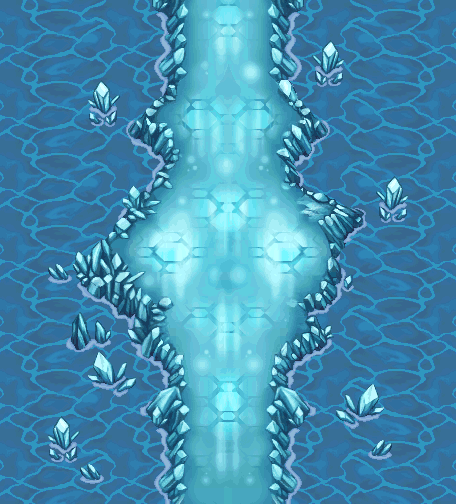
#> input picture source/passage_veines_cristal_v1/bruts/D17P33A_ROM.png, 456 x 504 px; its folder holds 4 pictures in this run
$ python build.py
#> lines starting #> are read from the running program, lines starting #| are printed output that depends on the picture; after the words box and inside, x2 and y2 are one past the last pixel; in counts of white or black regions, pixels touching at a corner belong together
"""PVC1 — Passage des Veines Cristallines, rendu généré référencé sur D17P33A.

La composition est segmentée à partir d'un décor généré sur magenta et d'un sol complet
séparé. Tous les calques couleur sont quantifiés sans tramage dans la palette RGB exacte
du rip; les formes et les pixels restent générés, pas des tuiles natives PMD.
"""
from __future__ import annotations

import base64
import hashlib
import importlib.util
import io
import json
import math
import shutil
import uuid
import zipfile
import xml.etree.ElementTree as ET
from pathlib import Path

import numpy as np
from PIL import Image, ImageDraw
from scipy import ndimage as ndi

HERE = Path(__file__).resolve().parent
ROOT = HERE.parents[1]
RAW = HERE / "bruts"
REF = RAW / "D17P33A_ROM.png"
REF_ANIM = RAW / "D17P33A_animations.webp"
GUIDE = RAW / "decor_magenta.png"
FLOOR = RAW / "sol_complet.png"
OUT = ROOT / "renders/passage_veines_cristal_v1"
STAGE = ROOT / ".cache/passage_veines_cristal_v1/passage_veines_cristal"
PREFIX = "PVC1"                         # code local de travail, pas un code MAP_BG
ASSET = "pvc1_passage_veines_cristallines"
NAMESPACE = "passage_veines_cristal"
TITLE = "Passage des Veines Cristallines"
W, H, TILE = 768, 576, 8                # format 4:3 PMDO : 96 x 72 cellules
GRID_X, GRID_Y = W // TILE, H // TILE
SRC_W, SRC_H = 1200, 896
SCALE = H / SRC_H
SCALED_W = round(SRC_W * SCALE)         # 771
CROP_X = (SCALED_W - W) // 2            # 1 px à gauche, 2 px à droite
BPA1_FRAMES, BPA5_FRAMES = 6, 4
TICKS_PER_PHASE = 10
COMPOSITE_PHASES = math.lcm(BPA1_FRAMES, BPA5_FRAMES)  # 12
LOOP_TICKS = COMPOSITE_PHASES * TICKS_PER_PHASE       # 120 ticks PMDO
PREVIEW_FRAME_MS = round(1000 * TICKS_PER_PHASE / 60) # 167 ms; cadence de preview seulement
MAGENTA = (220, 60, 220)

PROMPT_DECOR = (
    "Use the attached Pokémon Mystery Dungeon D17P33A rip as a STRICT visual reference for cool blue/cyan crystal "
    "palette, faceted quartz shapes, dark navy-blue cave stone, crisp pixel-art edges, and top-down scale. Create ONE "
    "entirely new original PMD dungeon map composition, WIDE LANDSCAPE 4:3, zoomed out, full map visible, intended for "
    "a 768 by 576 pixel final map. Do not copy the reference layout: instead design a broad crystalline cavern with a "
    "wide walkable route that clearly connects the SOUTH edge to the NORTH edge, making a gentle S-curve around an "
    "offset, elongated luminous turquoise crystal vein/pool in the middle. Put jagged dark-blue mineral walls around "
    "the outer rim, several distinct pale cyan crystal clusters at the sides, and a small raised geode shelf in the upper "
    "third. Keep the walkable floor broad and unbroken, at least 15 percent of map width at its narrowest point, with no "
    "crystals on the path. Render only the map terrain and crystal formations; no characters, no text, no UI, no border, "
    "no extra background scenery. Outside the terrain silhouette must be a perfectly flat, uniform chroma-magenta "
    "background RGB #DC3CDC, with absolutely no texture or shadows on that background. Pixel-art, crisp stepped "
    "silhouettes and discrete facets, limited blue/cyan/lavender palette grounded in the reference, no photorealism, "
    "no airbrushed gradients, no soft focus."
)
PROMPT_FLOOR = (
    "Edit the attached image into the matching FULL BASE-FLOOR plate for layer compositing. Preserve the canvas aspect "
    "ratio, framing, terrain silhouette, exact south-to-north S-shaped route, and uniform pure magenta RGB #DC3CDC outside "
    "the terrain. Inside the entire map silhouette, replace every crystal cluster, crystal wall, rock wall, raised geode "
    "shelf, glowing pool, shadow and object with one continuous walkable blue-gray cave floor in the same cracked-stone "
    "pixel style as the broad path. Fill underneath all former features; do not leave holes or magenta gaps inside the map. "
    "Do not add any objects, highlights, pools or text. Keep the path's overall shape visible only through very subtle "
    "floor value variation, not through objects. This is a floor-only underlay, not a finished scene."
)


# [6 lines left out: function sha256, not called in this run]


def loadmod(name: str, path: Path):
    spec = importlib.util.spec_from_file_location(name, path)
    if spec is None or spec.loader is None:
        raise ImportError(path)
    mod = importlib.util.module_from_spec(spec)
    spec.loader.exec_module(mod)
    return mod


def rgb(path: Path) -> np.ndarray:
    with Image.open(path) as im:
        return np.asarray(im.convert("RGB"), dtype=np.uint8)


def reference_rgb() -> np.ndarray:
    a = rgb(REF)
    if a.shape != (504, 456, 3):
        raise ValueError(f"Taille D17P33A inattendue: {a.shape}")
    return a


def reference_palette(ref: np.ndarray) -> tuple[np.ndarray, Image.Image]:
    colors = np.unique(ref.reshape(-1, 3), axis=0)
    if not 1 <= len(colors) <= 256:
        raise ValueError(f"Palette D17P33A inattendue: {len(colors)} couleurs")
    pal = Image.new("P", (1, 1))
    padding = np.tile(colors[-1], 256 - len(colors)).reshape(-1).tolist()
    table = colors.reshape(-1).tolist() + padding
    pal.putpalette(table)
    return colors, pal


def quantize_exact(a: np.ndarray, palette: Image.Image) -> np.ndarray:
    im = Image.fromarray(np.asarray(a, dtype=np.uint8), "RGB")
    return np.asarray(im.quantize(palette=palette, dither=Image.Dither.NONE).convert("RGB"), dtype=np.uint8)


def magenta_mask(a: np.ndarray) -> np.ndarray:
    r, g, b = (a[..., i].astype(np.int16) for i in range(3))
    # Inclut les légers écarts du générateur aux bords, sans assimiler les cyan/bleus au magenta.
    return (r > 140) & (b > 130) & ((r - g) > 70) & ((b - g) > 60)


def resize_plane(p: np.ndarray) -> np.ndarray:
    im = Image.fromarray(np.asarray(p, dtype=np.float32), "F")
    return np.asarray(im.resize((SCALED_W, H), Image.Resampling.BOX), dtype=np.float32)[:, CROP_X:CROP_X + W]


def downsample_masked(a: np.ndarray, mask: np.ndarray, threshold: float) -> tuple[np.ndarray, np.ndarray, np.ndarray]:
    weight = resize_plane(mask.astype(np.float32))
    out = np.zeros((H, W, 3), dtype=np.uint8)
    for ch in range(3):
        numerator = resize_plane(a[..., ch].astype(np.float32) * mask.astype(np.float32))
        out[..., ch] = np.clip(np.round(numerator / np.maximum(weight, 1e-6)), 0, 255).astype(np.uint8)
    return out, weight > threshold, weight


def rgba(colors: np.ndarray, mask: np.ndarray) -> np.ndarray:
    out = np.zeros((H, W, 4), dtype=np.uint8)
    out[..., :3] = colors
    out[..., 3] = mask.astype(np.uint8) * 255
    out[out[..., 3] == 0, :3] = 0
    return out


def detect_features(decor: np.ndarray) -> tuple[dict[str, np.ndarray], dict]:
    h, w = decor.shape[:2]
    r, g, b = (decor[..., i].astype(np.int16) for i in range(3))
    lum = 0.299 * r + 0.587 * g + 0.114 * b
    terrain = ~magenta_mask(decor)

    cyan = terrain & (g - r > 35) & (b - r > 50) & (g > 95) & (b > 125) & (lum > 85)
    labels, n = ndi.label(cyan, structure=np.ones((3, 3), dtype=np.uint8))
    sizes = np.bincount(labels.ravel())
    if len(sizes) <= 1:
        raise AssertionError("Aucune veine cyan détectée dans le décor généré")
    pool_id = int(np.argmax(sizes[1:]) + 1)
    pool_raw = ndi.binary_fill_holes(ndi.binary_closing(labels == pool_id, structure=np.ones((9, 9), dtype=np.uint8)))
    pool_raw &= terrain
    if int(pool_raw.sum()) < 5000:
        raise AssertionError(f"La composante de veine est trop petite: {int(pool_raw.sum())} px")

    crystal = terrain & (b - r > 42) & (g - r > 20) & (lum > 118) & ~pool_raw
    crystal = ndi.binary_opening(crystal, structure=np.ones((3, 3), dtype=np.uint8)) & terrain & ~pool_raw

    distance = ndi.distance_transform_edt(terrain)
    # ROI documentée sur le guide 1200×896: l'étagère/géode au nord-est, hors de la bordure.
    yy, xx = np.mgrid[:h, :w]
    alcove_roi = (xx >= 620) & (xx < 950) & (yy < 285)
    alcove = terrain & alcove_roi & (lum < 120) & ~pool_raw & ~crystal & (distance >= 72)
    rim = terrain & (distance < 90) & ~pool_raw & ~crystal & ~alcove

    masks = {"bordure_minerale": rim, "alcove_geode": alcove, "cristaux": crystal, "veine_lumineuse": pool_raw}
    stats = {
        "terrain_ratio": round(float(terrain.mean()), 5),
        "magenta_ratio": round(float((~terrain).mean()), 5),
        "components_cyan": int(n),
        "veine_component_id": pool_id,
        "veine_source_area_px": int(pool_raw.sum()),
        "cristaux_source_area_px": int(crystal.sum()),
        "bordure_source_area_px": int(rim.sum()),
        "alcove_source_area_px": int(alcove.sum()),
        "thresholds": {
            "magenta": "R>140, B>130, R-G>70, B-G>60",
            "veine_seed": "G-R>35, B-R>50, G>95, B>125, luminance>85; plus grande composante cyan, closing 9x9, trous remplis",
            "cristaux": "B-R>42, G-R>20, luminance>118; ouverture 3x3; hors veine",
            "bordure": "distance au magenta <90 px; hors veine/cristaux/ROI géode",
            "alcove_roi_px": [620, 0, 950, 285],
        },
    }
    return masks, {"terrain": terrain, "distance": distance, "stats": stats}


def footprint_labels(blocked: np.ndarray) -> np.ndarray:
    free = ~blocked
    anchors = free[:-1, :-1] & free[1:, :-1] & free[:-1, 1:] & free[1:, 1:]
    structure = np.array([[0, 1, 0], [1, 1, 1], [0, 1, 0]], dtype=np.uint8)
    return ndi.label(anchors, structure=structure)[0]


def nearest_marker(blocked: np.ndarray, target_px: tuple[int, int]) -> tuple[list[int], int]:
    labels = footprint_labels(blocked)
    candidates = np.argwhere(labels > 0)
    if not len(candidates):
        raise AssertionError("Aucune case praticable pour un personnage 16×16")
    tx, ty = target_px[0] // TILE, target_px[1] // TILE
    dist2 = (candidates[:, 1] - tx) ** 2 + (candidates[:, 0] - ty) ** 2
    i = int(np.argmin(dist2))
    cy, cx = (int(v) for v in candidates[i])
    return [cx * TILE, cy * TILE], int(round(float(np.sqrt(dist2[i])) * TILE))


def connected(blocked: np.ndarray, a: tuple[int, int], b: tuple[int, int]) -> bool:
    labels = footprint_labels(blocked)
    ax, ay = a[0] // TILE, a[1] // TILE
    bx, by = b[0] // TILE, b[1] // TILE
    if min(ax, bx, ay, by) < 0 or max(ax, bx) >= labels.shape[1] or max(ay, by) >= labels.shape[0]:
        return False
    return bool(labels[ay, ax] > 0 and labels[ay, ax] == labels[by, bx])


def cell_grid(blocked_pixels: np.ndarray) -> np.ndarray:
    return blocked_pixels.reshape(GRID_Y, TILE, GRID_X, TILE).mean((1, 3)) > 0.25


def animation_ramp(colors: np.ndarray, kind: str) -> list[tuple[int, int, int]]:
    c = colors.astype(int)
    r, g, b = c.T
    lum = 0.299 * r + 0.587 * g + 0.114 * b
    if kind == "cristaux":
        mask = (g - r > 18) & (b - r > 38) & (lum > 95)
    else:
        mask = (g - r > 28) & (b - r > 42) & (lum > 105)
    candidates = c[mask]
    if len(candidates) < 4:
        candidates = c[(b - r > 25) & (lum > 80)]
    order = np.argsort(candidates @ np.array([0.299, 0.587, 0.114]))
    candidates = candidates[order]
    # Quantiles espacés dans la palette native, sans créer de couleurs étrangères au rip.
    indices = np.linspace(0, len(candidates) - 1, 4).round().astype(int)
    ramp = [tuple(int(v) for v in candidates[i]) for i in indices]
    if len(set(ramp)) < 3:
        raise AssertionError(f"Rampe canonique insuffisante pour {kind}: {ramp}")
    return ramp


def make_animation(base: np.ndarray, mask: np.ndarray, ramp: list[tuple[int, int, int]], phases: int, kind: str) -> list[np.ndarray]:
    yy, xx = np.mgrid[:H, :W]
    frames = []
    for phase in range(phases):
        if kind == "cristaux":
            wave = np.sin(2 * np.pi * ((xx + 0.57 * yy) / 176.0 - phase / phases))
            band = wave > 0.90
            highlight = ramp[-2]
        else:
            wave = np.sin(2 * np.pi * ((0.68 * xx + yy) / 210.0 - phase / phases) + 0.22 * np.sin(yy / 27.0))
            band = wave > 0.96
            highlight = ramp[-2]
        out = np.zeros((H, W, 4), dtype=np.uint8)
        out[..., :3] = base
        out[..., :3][band & mask] = highlight
        out[..., 3] = mask.astype(np.uint8) * 255
        out[out[..., 3] == 0, :3] = 0
        frames.append(out)
    # Le masque alpha stable est requis pour qu'une animation PMDO reste une suite de tuiles cohérente.
    if any(not np.array_equal(frames[0][..., 3], fr[..., 3]) for fr in frames[1:]):
        raise AssertionError(f"Masque alpha instable: {kind}")
    return frames


def compose(layers: list[tuple[str, np.ndarray]]) -> np.ndarray:
    canvas = Image.new("RGBA", (W, H), (0, 0, 0, 0))
    for _, layer in layers:
        canvas.alpha_composite(Image.fromarray(layer, "RGBA"))
    return np.asarray(canvas, dtype=np.uint8)


def png_bytes(array: np.ndarray) -> bytes:
    buff = io.BytesIO()
    Image.fromarray(array, "RGBA").save(buff, "PNG", compress_level=9)
    return buff.getvalue()


def write_ora(path: Path, layers: list[tuple[str, np.ndarray]]) -> None:
    root = ET.Element("image", w=str(W), h=str(H), name=TITLE)
    stack = ET.SubElement(root, "stack")
    merged = Image.new("RGBA", (W, H))
    with zipfile.ZipFile(path, "w", zipfile.ZIP_DEFLATED, compresslevel=6) as z:
        z.writestr("mimetype", "image/openraster", compress_type=zipfile.ZIP_STORED)
        for i, (name, arr) in reversed(list(enumerate(layers))):
            filename = f"data/layer{i:02d}.png"
            ET.SubElement(stack, "layer", name=name, src=filename, x="0", y="0", opacity="1.0",
                          visibility="visible", **{"composite-op": "svg:src-over"})
            z.writestr(filename, png_bytes(arr))
        for _, arr in layers:
            merged.alpha_composite(Image.fromarray(arr, "RGBA"))
        z.writestr("mergedimage.png", png_bytes(np.asarray(merged)))
        thumb = merged.copy()
        thumb.thumbnail((256, 256), Image.Resampling.NEAREST)
        z.writestr("Thumbnails/thumbnail.png", png_bytes(np.asarray(thumb)))
        z.writestr("stack.xml", ET.tostring(root, encoding="utf-8", xml_declaration=True))


# [16 lines left out: function native_layer, not called in this run]


def create_project(layer_specs: list[dict], blocked: np.ndarray, markers: dict[str, list[int]]) -> dict:
    gfx = loadmod("pmdo_codec_pvc1", ROOT / "source/pmdo_cote/build.py")
    tools = loadmod("pmdo_index_pvc1", ROOT / "source/pmdo_cote/INSTALLER.py")
    shutil.rmtree(STAGE, ignore_errors=True)
    (STAGE / "Content/Tile").mkdir(parents=True, exist_ok=True)
    (STAGE / "Data/Ground").mkdir(parents=True, exist_ok=True)
    (STAGE / f"Data/Script/{NAMESPACE}/ground/{ASSET}").mkdir(parents=True, exist_ok=True)
    with zipfile.ZipFile(ROOT / "mod_metano_expeditions_pmdo_0812.zip") as z:
        template = json.loads(z.read("metano_expeditions/Data/Ground/v50812_01_crete_sillage_jour.rsground"))
    ground = json.loads(json.dumps(template))
    obj = ground["Object"]
    native_layers, banks = [], []
    for idx, spec in enumerate(layer_specs):
        bank = gfx.TileBank(f"{PREFIX}_{idx:02d}_{spec['slug'].upper()}")
        native_layers.append(native_layer(gfx, bank, f"{idx:02d} {spec['name']}", spec["frames"], spec["ticks"], idx))
        banks.append(bank)
    native_layers.append(gfx.layer(f"{len(layer_specs):02d} Top - éléments avant-plan", GRID_X, GRID_Y, draw=len(layer_specs)))
    for bank in banks:
        bank.write(STAGE / f"Content/Tile/{bank.name}.tile")
    obj.update(
        Name={"DefaultText": TITLE, "LocalTexts": {}}, AssetName=ASSET, Released=False, TexSize=1,
        Music="", EdgeView=1, ViewCenter=None, ViewOffset={"X": 0, "Y": 0}, ActiveChar=None, Status={},
        Layers=native_layers,
        Background={"$type": "RogueEssence.Dungeon.LayeredBG, RogueEssence", "Layers": []},
        Comment=("PVC1, carte d'édition PMDO 0.8.12, 768×576 px / 96×72 cellules. Composition générée référencée "
                 "sur D17P33A et quantifiée sur sa palette RGB; formes et textures non natives. Animations visuelles "
                 "générées; cadence inspirée des deux BPA canoniques (6/4 phases, 10 ticks par phase). Les marqueurs "
                 "entrance/sortie sont provisoires; aucune destination/warp n'est reliée."),
    )
    gh, gw = blocked.shape
    obj["obstacles"] = [[{"Bounds": {"X": x*TILE, "Y": y*TILE, "Width": TILE, "Height": TILE},
                           "Tags": int(blocked[y, x])} for y in range(gh)] for x in range(gw)]
    marker_obj = lambda n, p: {"EntName": n, "Direction": 4, "EntEnabled": True, "triggerType": 0,
                               "Collider": {"X": p[0], "Y": p[1], "Width": 16, "Height": 16}}
    obj["Entities"] = [{"Name": "Marqueurs de transit", "Visible": True, "MapChars": [], "GroundObjects": [],
                         "Spawners": [], "Markers": [marker_obj(name, pos) for name, pos in markers.items()]}]
    obj["Decorations"] = [{"Name": "Décorations", "Layer": 2, "Visible": True, "Anims": []}]
    ground["Version"] = "0.8.12.0"
    gfx.save(STAGE / f"Data/Ground/{ASSET}.rsground", json.dumps(ground, ensure_ascii=False, separators=(",", ":")).encode())
    (STAGE / f"Data/Script/{NAMESPACE}/ground/{ASSET}/init.lua").write_text(
        f"-- {ASSET}: Ground d'édition; aucun warp automatique.\nreturn {{}}\n", encoding="utf-8")
    nodes = {}
    for path in sorted((STAGE / "Content/Tile").glob("*.tile")):
        with path.open("rb") as f:
            nodes[path.stem] = tools.read_node(f)
    (STAGE / "Content/Tile/index.idx").write_bytes(tools.encode_index(nodes))
    project_uuid = uuid.uuid5(uuid.NAMESPACE_URL, "https://github.com/meromoonmeri/projet-pmdo/passage_veines_cristal_v1")
    (STAGE / "Mod.xml").write_text(f'''<?xml version="1.0" encoding="utf-8"?>
<Header>
  <Name>{TITLE} - PMDO 0.8.12</Name>
  <Author>meromoonmeri</Author>
  <Description>Ground éditable guidé par D17P33A; composition générée référencée, non une extraction pixel-native.</Description>
  <Namespace>{NAMESPACE}</Namespace>
  <UUID>{project_uuid}</UUID>
  <Version>1.0.0.0</Version>
  <GameVersion>0.8.12.0</GameVersion>
  <ModType>Quest</ModType>
  <Relationships />
</Header>
''', encoding="utf-8")
    shutil.copyfile(ROOT / "source/pmdo_cote/INSTALLER.py", STAGE / "INSTALLER.py")
    (STAGE / "README.md").write_text((HERE / "README_PACK.md").read_text(encoding="utf-8"), encoding="utf-8")
    return {"tile_banks": {bank.name: len(bank.data) for bank in banks}, "layer_count": len(native_layers),
            "tile_index_nodes": len(nodes)}


# [9 lines left out: function fidelity_notes, not called in this run]


def png_mask(path: Path, mask: np.ndarray) -> None:
    Image.fromarray(mask.astype(np.uint8) * 255, "L").save(path, compress_level=9)


# [14 lines left out: function write_preview, not called in this run]


def build() -> dict:
    for path in (REF, REF_ANIM, GUIDE, FLOOR):
        if not path.is_file():
            raise FileNotFoundError(path)
    ref = reference_rgb()
#> in rgb, im is the input picture: PIL image 456x504 RGBA; mean R, G, B, A 68.1, 142.5, 177.3, 255
    colors, palette = reference_palette(ref)
#> in reference_palette, `colors = np.unique(ref.reshape(-1, 3), axis=0)`: colors = 96 rows, first 8: [23, 63, 95], [23, 79, 111], [23, 95, 127], [31, 47, 79], [31, 71, 103], [31, 79, 111], [39, 95, 119], [39, 95, 135]
#> in reference_palette, `padding = np.tile(colors[-1], 256 - len(colors)).reshape(-1).tolist()`: padding = 480 values, max 255 at index 1, min 223 at index 0, mean 244.3
#> in reference_palette, `table = colors.reshape(-1).tolist() + padding`: table = 768 values, max 255 at index 215, min 23 at index 0, mean 211.2
    guide, floor = rgb(GUIDE), rgb(FLOOR)
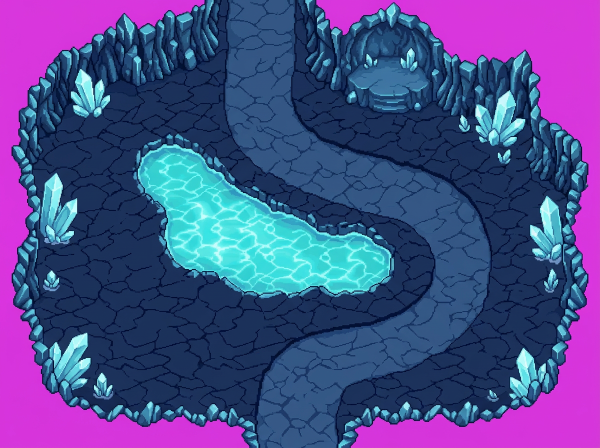
#> input picture source/passage_veines_cristal_v1/bruts/decor_magenta.png, 1200 x 896 px (shown at 1/2 size)
#> in rgb, im is the input picture: PIL image 1200x896 RGB; mean R, G, B 76.4, 76.6, 139.8
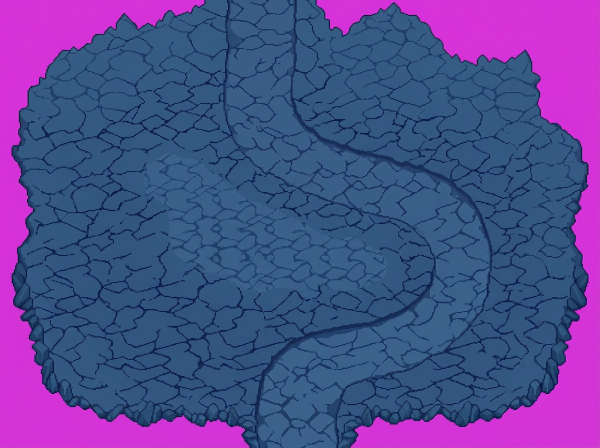
#> input picture source/passage_veines_cristal_v1/bruts/sol_complet.png, 1200 x 896 px (shown at 1/2 size)
#> in rgb, im is the input picture: PIL image 1200x896 RGB; mean R, G, B 81.7, 75.7, 142.6
    if guide.shape != (SRC_H, SRC_W, 3) or floor.shape != guide.shape:
        raise ValueError(f"Les guides doivent mesurer {SRC_W}×{SRC_H}; reçus {guide.shape} / {floor.shape}")

    features, info = detect_features(guide)
#> in detect_features, `r, g, b = (decor[..., i].astype(np.int16) for i in range(3))`:
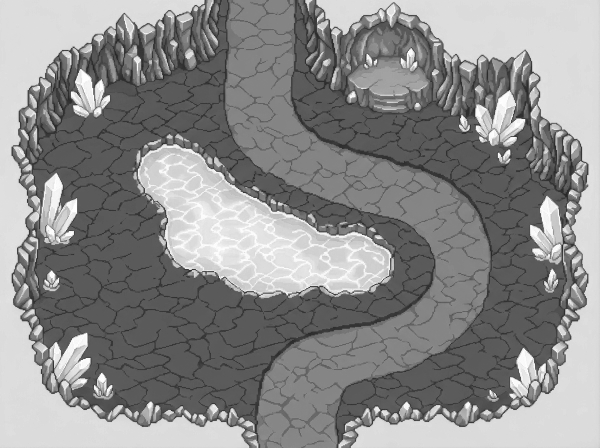
#> b: shape (896, 1200) int16 (shown at 1/2 size); min 27, max 255, mean 139.8
#> in detect_features, `lum = 0.299 * r + 0.587 * g + 0.114 * b`:
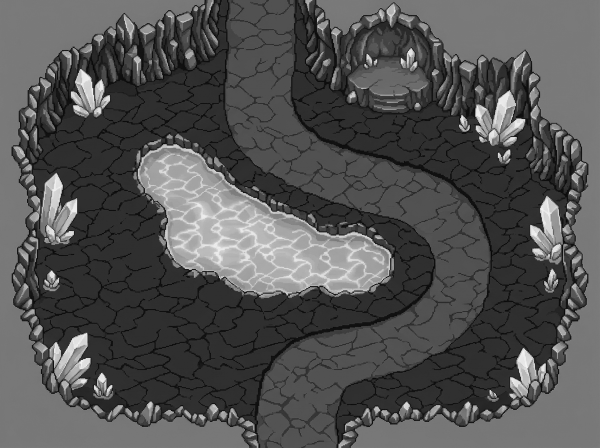
#> lum: shape (896, 1200) float64 (shown at 1/2 size); min 3.08, max 247.2, mean 83.7
#> in magenta_mask, `return (r > 140) & (b > 130) & ((r - g) > 70) & ((b - g) > 60)`:
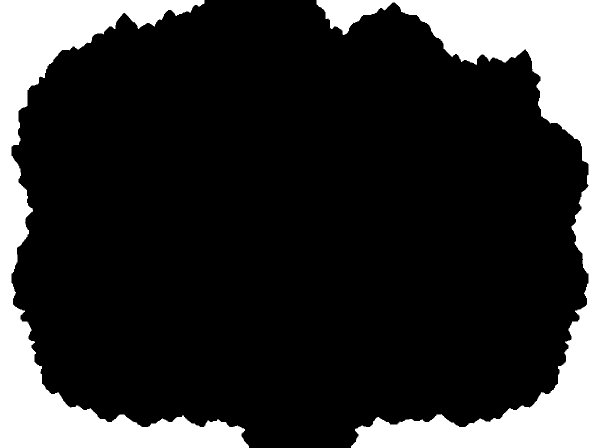
#> returned value: shape (896, 1200) bool (shown at 1/2 size); 20.5% white; 2 white regions, box (x1, y1, x2, y2) and area: (633, 0, 1200, 896) 122424, (0, 0, 498, 896) 98275
#> in detect_features, `labels, n = ndi.label(cyan, structure=np.ones((3, 3), dtype=np.uint8))`:
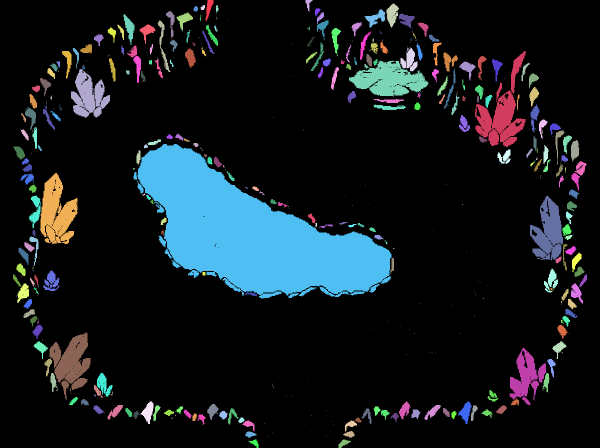
#> labels: shape (896, 1200) int32 (shown at 1/2 size); 505 distinct labels, from 0 to 504; one colour per label, 0 black
#> in detect_features, `labels, n = ndi.label(cyan, structure=np.ones((3, 3), dtype=np.uint8))`: n = 504
#> in detect_features, `sizes = np.bincount(labels.ravel())`: sizes = 505 values, max 904697 at index 0, min 1 at index 17, mean 2129.1
#> in detect_features, `pool_id = int(np.argmax(sizes[1:]) + 1)`: pool_id = 235
#> in detect_features, `distance = ndi.distance_transform_edt(terrain)`:
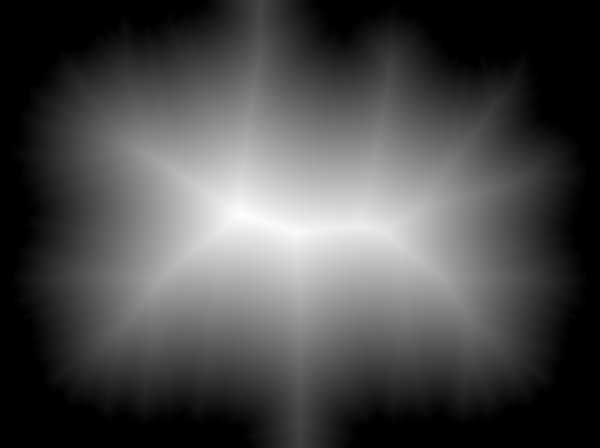
#> distance: shape (896, 1200) float64 (shown at 1/2 size); min 0, max 413.1, mean 119.5; drawn with min black and max white
#> (the rest of the program and of its run is left out)
